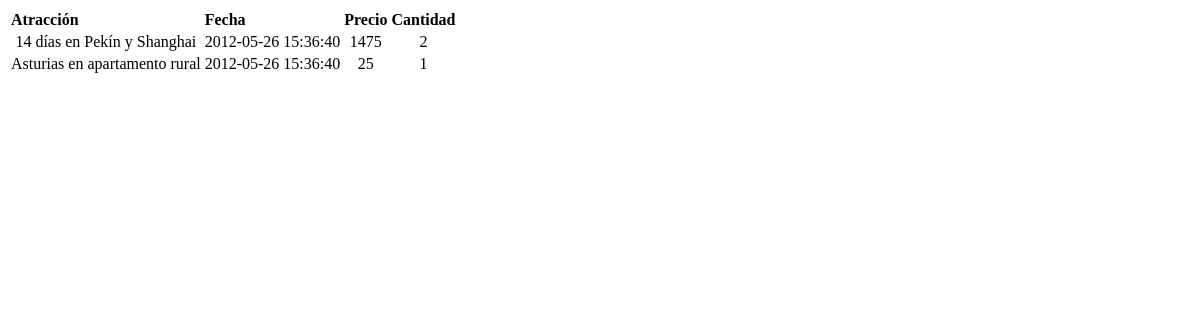
The page /Vista/compres.php (signed in) on the database as committed earlier.
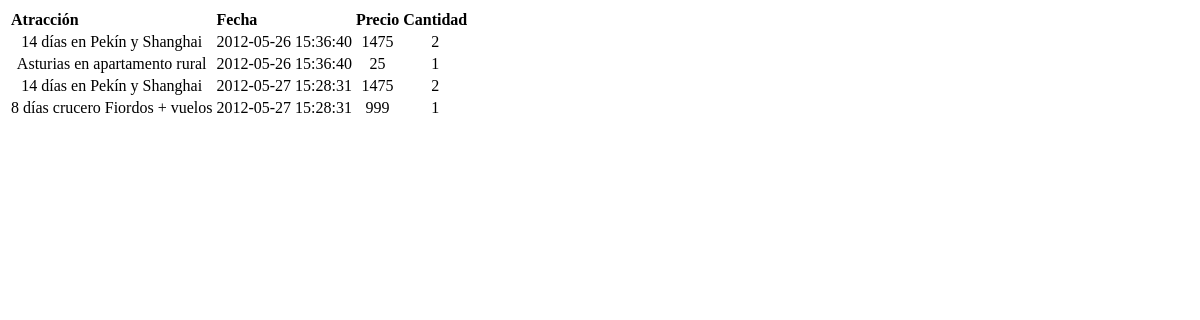
The same page on the database as committed later.
### tables this page shows
CREATE TABLE IF NOT EXISTS `linies_comanda` (
  `id` int(11) NOT NULL AUTO_INCREMENT,
  `preu` int(11) NOT NULL,
  `data` timestamp NOT NULL DEFAULT CURRENT_TIMESTAMP,
  `cantitat` int(11) NOT NULL,
  `atraccio` int(11) NOT NULL,
  PRIMARY KEY (`id`),
  KEY `atraccio` (`atraccio`)
);

CREATE TABLE IF NOT EXISTS `atraccio` (
  `id` int(11) NOT NULL AUTO_INCREMENT,
  `nom` varchar(50) NOT NULL,
  `descripcio` varchar(400) NOT NULL,
  `durada` int(11) NOT NULL COMMENT 'dies!!',
  `preu` int(11) NOT NULL,
  `estat` int(11) NOT NULL,
  `puntuacio` int(11) DEFAULT NULL,
  `desti` int(11) NOT NULL,
  `promocio` int(11) DEFAULT NULL,
  `imatge` varchar(400) DEFAULT NULL,
  `tipus_atraccio` int(11) NOT NULL,
  PRIMARY KEY (`id`),
  KEY `desti` (`desti`,`promocio`),
  KEY `promocio` (`promocio`),
  KEY `EstatAtraccio` (`estat`),
  KEY `tipus_atraccio` (`tipus_atraccio`)
);

### Logica/HistoricCompres.php (called while the page is built)
<?php
class HistoricCompres {
    public function getHistoricCompres($id){
        $sql = "SELECT * FROM  historic_compres WHERE usuari = ".$id;
        $result = mysql_query($sql);
        return $result;
    }
}
?>

### Logica/LiniaPedido.php (called while the page is built, shortened)
<?php
class LiniaPedido {
    public function getLiniesPedido($idHistoric){
        $sql = "SELECT * FROM linies_comanda WHERE id = ".$idHistoric;
        $result = mysql_query($sql);
        return $result;
    }
}
?>

### Logica/Atraccions.php (called while the page is built, shortened)
<?php
class Atraccions {
    public function getNomAtraccionByID($id){
        $sql = "SELECT nom FROM atraccio WHERE id = ".$id;
        $result = mysql_query($sql);
        return mysql_result($result, 0);
    }
}
?>

### Vista/compres.php (the view, shortened to what this page needs)
<?php
require_once '../Logica/HistoricCompres.php';
require_once '../Logica/LiniaPedido.php';
require_once '../Logica/Atraccions.php';
$histCompres = new HistoricCompres();
$liniaPedido = new LiniaPedido();
$atraccions  = new Atraccions();
?>
<!DOCTYPE html>
<html>
    <head>
    </head>
    <body>
        <?php
            $result = $histCompres->getHistoricCompres($_SESSION[idUsuario]);
            if(mysql_num_rows($result)>0){
        ?>
        <table border=0 class='hovertable'>
                <tr>
                    <td><b>Atracción</b></td>
                    <td><b>Fecha</b></td>
                    <td><b>Precio</b></td>
                    <td><b>Cantidad</b></td>
                </tr>
                <?php
                for($i = 0; $i < mysql_num_rows($result); $i++){
                    $resultLiniaPedido = $liniaPedido->getLiniesPedido(mysql_result($result,$i,2));
                    echo "<tr onmouseover=\"this.style.backgroundColor='#ffff66';\" onmouseout=\"this.style.backgroundColor='#d4e3e5';\">";
                        $nomAtraccio = $atraccions->getNomAtraccionByID(mysql_result($resultLiniaPedido, 0,4));
                        echo "<td style='text-align:center'>".$nomAtraccio."</td>";
                        echo "<td style='text-align:center'>".mysql_result($resultLiniaPedido, 0,2)."</td>";
                        echo "<td style='text-align:center'>".mysql_result($resultLiniaPedido, 0,1)."</td>";
                        echo "<td style='text-align:center'>".mysql_result($resultLiniaPedido, 0,3)."</td>";
                    echo "</tr>";
                }
                ?>
               </table>
        <?php
            }else{
                echo "<p>No hay compras realizadas</p>";
            }
        ?>
    </body>
</html>

Rows that differ between the two databases and show on the page:
added linies_comanda: atraccio.nom "14 días en Pekín y Shanghai", data "2012-05-27 15:28:31", preu "1475", cantitat "2"
added linies_comanda: atraccio.nom "8 días crucero Fiordos + vuelos", data "2012-05-27 15:28:31", preu "999", cantitat "1"
